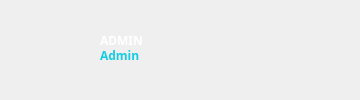
   <widget class="QGroupBox" name="headerGroup">
    <property name="geometry">
     <rect>
      <x>0</x>
      <y>0</y>
      <width>360</width>
      <height>100</height>
     </rect>
    </property>
    <property name="styleSheet">
     <string notr="true">QGroupBox {
	border: 0px;
	border-radius: 0px;
}</string>
    </property>
    <property name="title">
     <string/>
    </property>
    <widget class="QLabel" name="headerHud">
     <property name="geometry">
      <rect>
       <x>0</x>
       <y>0</y>
       <width>360</width>
       <height>100</height>
      </rect>
     </property>
     <property name="styleSheet">
      <string notr="true"/>
     </property>
     <property name="text">
      <string/>
     </property>
     <property name="pixmap">
      <pixmap resource="../Presence/resources.qrc">:/res/assets/header_short.png</pixmap>
     </property>
    </widget>
    <widget class="QPushButton" name="backButton">
     <property name="geometry">
      <rect>
       <x>15</x>
       <y>15</y>
       <width>30</width>
       <height>30</height>
      </rect>
     </property>
     <property name="styleSheet">
      <string notr="true">QPushButton {
	border: 0px;
	border-radius: 0px;
	background: none;
}

QPushButton:focus { 
	outline: none; 
}</string>
     </property>
     <property name="text">
      <string/>
     </property>
     <property name="icon">
      <iconset resource="../Presence/resources.qrc">
       <normaloff>:/res/assets/back.png</normaloff>:/res/assets/back.png</iconset>
     </property>
     <property name="iconSize">
      <size>
       <width>30</width>
       <height>30</height>
      </size>
     </property>
     <property name="flat">
      <bool>true</bool>
     </property>
    </widget>
    <widget class="QLabel" name="avatarLabel">
     <property name="geometry">
      <rect>
       <x>50</x>
       <y>30</y>
       <width>40</width>
       <height>40</height>
      </rect>
     </property>
     <property name="text">
      <string/>
     </property>
     <property name="pixmap">
      <pixmap resource="../Presence/resources.qrc">:/res/assets/cict_avatar.png</pixmap>
     </property>
     <property name="alignment">
      <set>Qt::AlignCenter</set>
     </property>
    </widget>
    <widget class="QLabel" name="adminTitleLabel">
     <property name="geometry">
      <rect>
       <x>100</x>
       <y>30</y>
       <width>180</width>
       <height>20</height>
      </rect>
     </property>
     <property name="styleSheet">
      <string notr="true">QLabel {
	color: #FFFFFF;
	font-family: Poppins;
	font-size: 12px;
	font-style: normal;
	font-weight: 700;
	line-height: normal;
}</string>
     </property>
     <property name="text">
      <string>ADMIN</string>
     </property>
    </widget>
    <widget class="QLabel" name="adminIdLabel">
     <property name="geometry">
      <rect>
       <x>100</x>
       <y>45</y>
       <width>180</width>
       <height>20</height>
      </rect>
     </property>
     <property name="styleSheet">
      <string notr="true">QLabel {
	color: #15CAE3;
	font-family: Poppins;
	font-size: 12px;
	font-style: normal;
	font-weight: 500;
	line-height: normal;
}</string>
     </property>
     <property name="text">
      <string>Admin</string>
     </property>
    </widget>
    <widget class="QLabel" name="dateLabel">
     <property name="geometry">
      <rect>
       <x>250</x>
       <y>10</y>
       <width>90</width>
       <height>20</height>
      </rect>
     </property>
     <property name="font">
      <font>
       <family>Poppins</family>
       <pointsize>-1</pointsize>
       <italic>false</italic>
       <fontweight>Light</fontweight>
      </font>
     </property>
     <property name="styleSheet">
      <string notr="true">QLabel {
	color: #FFFFFF;
	text-align: right;
	font-family: Poppins;
	font-size: 9px;
	font-style: normal;
	font-weight: 300;
	line-height: normal;
}</string>
     </property>
     <property name="text">
      <string/>
     </property>
     <property name="alignment">
      <set>Qt::AlignRight|Qt::AlignTrailing|Qt::AlignVCenter</set>
     </property>
    </widget>
    <widget class="QLabel" name="timeLabel">
     <property name="geometry">
      <rect>
       <x>250</x>
       <y>20</y>
       <width>90</width>
       <height>20</height>
      </rect>
     </property>
     <property name="styleSheet">
      <string notr="true">QLabel {
	color: #FFFFFF;
	text-align: right;
	font-family: Poppins;
	font-size: 11px;
	font-style: normal;
	font-weight: 500;
	line-height: normal;
}</string>
     </property>
     <property name="text">
      <string/>
     </property>
     <property name="alignment">
      <set>Qt::AlignRight|Qt::AlignTrailing|Qt::AlignVCenter</set>
     </property>
    </widget>
   </widget>
